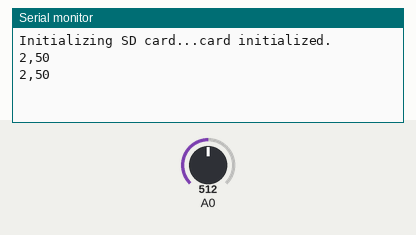
This sketch was run on a simulated Arduino Uno, built with avr-gcc and run on an emulated ATmega328P. Parts: the last lines printed to the serial monitor. The inputs (shaded band) are chosen by the test bench; at power-on: A0 = 512. Storage starts empty.

Above: at 1.8 s.
1.9 s: A0 set to 716
At 2.9 s:
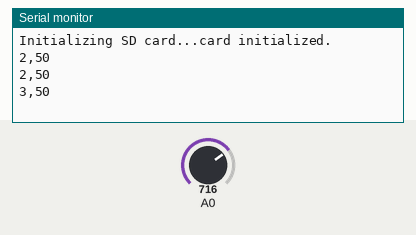
3.4 s: A0 set to 900
At 4.9 s:
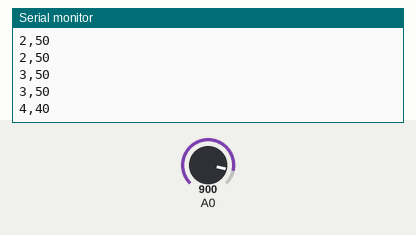
Timing chart, 0 to 6.4 s (numbered marks = the images above; inputs shaded):
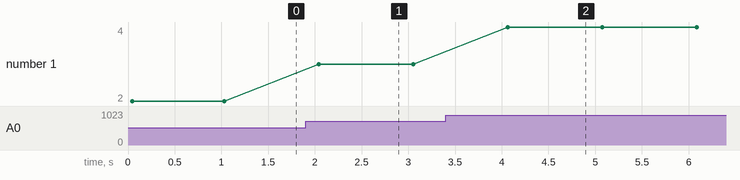

The sketch:

leer_resistencia_temperatura.ino
```cpp
#include <SPI.h>
#include <SD.h>

const int chipset = 4;

long tiempo = 0; // cuenta de tiempo...
int cada = 1000; // cada 1000ms o un segundo

File mifichero; // variable declarada como de tipo fichero.

String dato =""; // cadena vacía ocn los datos

void setup() {
  // initialize serial communication at 9600 bits per second:
  Serial.begin(9600);

  // Inicializo tarjeta
  Serial.print("Initializing SD card...");

  // see if the card is present and can be initialized:
  if (!SD.begin(chipset)) {
    Serial.println("Card failed, or not present");
    // don't do anything more:
    return;
  }
  Serial.println("card initialized.");
}


void loop() {

  tiempo = millis();

  int sensorValue = analogRead(A0);

  // Convert the analog reading (which goes from 0 - 1023) to a voltage (0 - 5V):
  float voltage = sensorValue * (5.0 / 1023.0);

  dato = String(voltage);
  dato.replace('.', ','); // por si necesito la coma decimal y no el punto...

  // print out the value you read:
  Serial.println(dato);

  // Escribir valor en la tarjeta
  escribir(mifichero,dato);

  delay(cada);
} // fin del loop

// ***************************

int escribir(File fic, String valor) {
  fic = SD.open("temp.csv", FILE_WRITE);

  // if the file is available, write to it:
  if (fic) {
    fic.println(valor);
    fic.close();
  }
  // if the file isn't open, pop up an error:
  else {
    Serial.println("error opening temp.csv");
  }

}
```

Measured:
- after the input at 1.9 s, the serial monitor: prints a new line after 0.14 s (image 1)
- after the input at 3.4 s, the serial monitor: prints a new line after 0.67 s (image 2)
- plotted number 1: 2 → 3 after the input at 1.9 s, 3 → 4 after the input at 3.4 s
